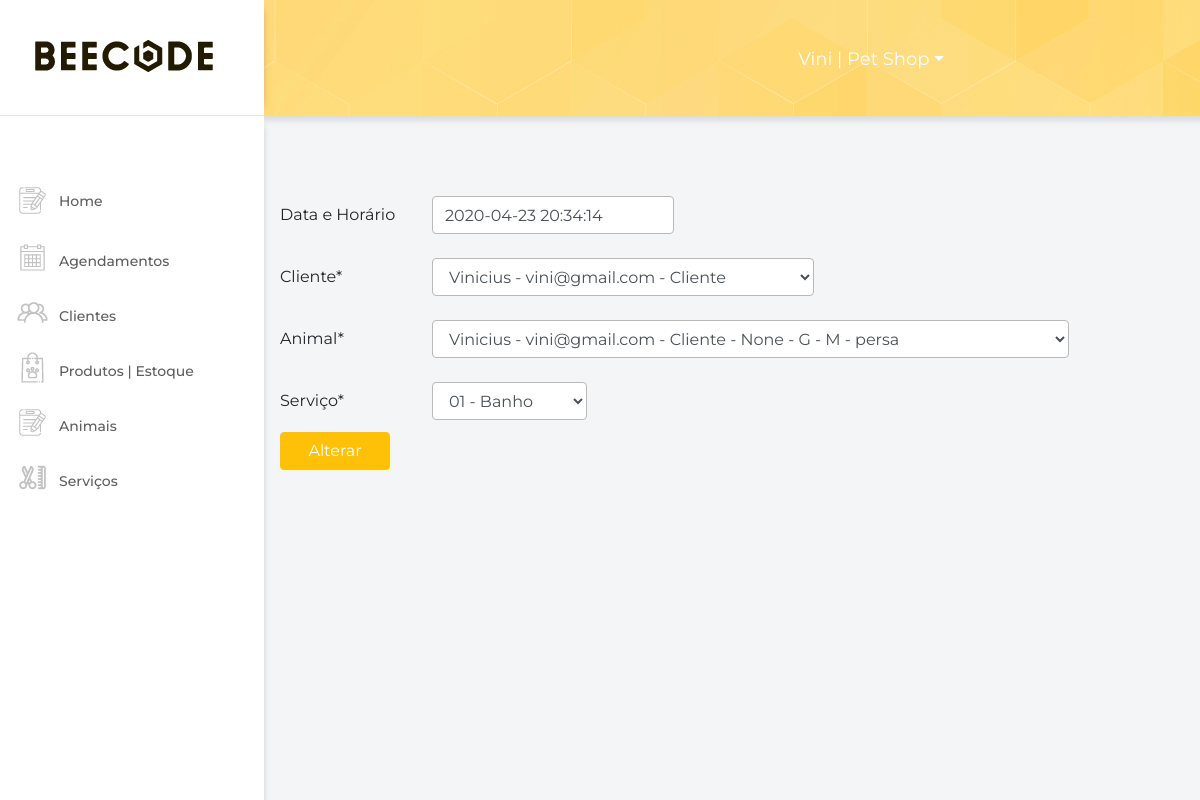
The page /alterar-agendamento/1/ (signed in) on the database its author committed.
### accounts/models.py (models this page shows)
class User(AbstractUser):
    SEXO_CHOICES = (
        ("F", "Feminino"),
        ("M", "Masculino"),
        ("N", "Nenhuma das opções"),
    )
    USER_TYPE = (
        ("C", "Cliente"),
        ("F", "Funcionário"),
    )
    phone = models.IntegerField("Telefone", default=0)
    birth_date = models.DateTimeField("Data de Nascimento", auto_now_add=False, blank=True, null=True, default=timezone.now)
    job_rule = models.CharField("Cargo", max_length=8, null=False, blank=True)
    sex = models.CharField("Sexo", max_length=1, choices=SEXO_CHOICES)
    user_type = models.CharField("Tipo de Usuário", max_length=1, choices=USER_TYPE, default="C")
    cpf = models.CharField("CPF", max_length=11, null=False, blank=False)
    zipcode = models.IntegerField('CEP', default=0, null=True, blank=True)
    street = models.CharField('Rua', max_length=100, null=True, blank=True)
    number = models.IntegerField('Número', default=0, null=True, blank=True)
    complement = models.CharField('Complemento', max_length=100, null=False, blank=True)
    district = models.CharField('Bairro', max_length=30, null=True, blank=True)
    city = models.CharField('Cidade', max_length=30, null=True, blank=True)
    state = models.CharField('Estado', max_length=2, null=True, blank=True)
    created_at = models.DateTimeField("Data de Criação", auto_now_add=True)
    updated_at = models.DateTimeField("Data de Alteração", auto_now=True)
    class Meta:
        verbose_name = "Usuário"
        verbose_name_plural = "Usuários"
    def __str__(self):
        return "{} - {} - {}".format(self.first_name, self.email, self.get_user_type_display())

### schedules/models.py (models this page shows)
class Schedule(models.Model):
    STATUS_CHOICES = (
        ("A", "Agendado"),
        ("T", "Atendido"),
        ("C", "Cancelado"),
    )
    schedule = models.DateTimeField(verbose_name="Data e Horário", auto_now_add=False, blank=True, null=True, default=timezone.now)
    user = models.ForeignKey(User, verbose_name="Cliente", on_delete=models.CASCADE)
    pet = models.ForeignKey(Pets, verbose_name="Animal", on_delete=models.CASCADE)
    service = models.ForeignKey(Service, verbose_name="Serviço", on_delete=models.CASCADE)
    status = models.CharField("Status", max_length=1, choices=STATUS_CHOICES, default="A")
    created_at = models.DateTimeField("Data de Criação", auto_now_add=True)
    updated_at = models.DateTimeField("Data de Alteração", auto_now=True)
    class Meta:
        verbose_name = "Agendamento"
        verbose_name_plural = "Agendamentos"

### pets/models.py (models this page shows)
class Pets(models.Model):
    PET_CHOICES = (
        ('Cachorro', 'Cachorro'),
        ('Gato', 'Gato'),
        ('Hamster', 'Hamster'),
        ('Pássaro', 'Pássaro'),
        ('Peixe', 'Peixe' )
    )
    CLASS_CHOICES = (
        ('P', 'Pequeno'),
        ('M', 'Médio'),
        ('G', 'Grande'),
    )
    user = models.ForeignKey(User, verbose_name="Usuario", on_delete=models.CASCADE)
    name_pet = models.CharField('Nome do Pet', max_length=56, null=True, blank=False)
    type_pet = models.CharField("Tipo de Pet", max_length=20, choices=PET_CHOICES)
    class_pet = models.CharField("Porte de Pet", max_length=1, choices=CLASS_CHOICES)
    breed = models.CharField('Raça', max_length=56, null=True, blank=False)
    class Meta:
        verbose_name = "Animal"
        verbose_name_plural = "Animais"
    def __str__(self):
        return "{} - {} - {} - {} - {}".format(self.user, self.name_pet, self.type_pet, self.class_pet, self.breed)

### schedules/views.py (the view)
# urls.py: path('alterar-agendamento/<int:pk>/', schedule_update, name="schedule_update"),
@login_required
@csrf_exempt
def schedule_update(request, pk):
    schedule = get_object_or_404(Schedule, pk=pk)
    form = ScheduleForm(request.POST or None, instance=schedule)
    if request.method == "POST":
        if form.is_valid():
            form.save()
            messages.success(request, "Sucesso!")
            return redirect(reverse('schedules:schedule_update', kwargs={ "pk": pk }))
    return render(request, "schedules/schedule_update.html", context={ "form": form, "schedule": schedule })

### schedules/forms.py
class ScheduleForm(forms.ModelForm):
    class Meta:
        model = Schedule
        fields = '__all__'
        exclude = [ 'status', ]
    def __init__(self,*args,**kwargs):
        super(ScheduleForm,self).__init__(*args,**kwargs)
        for field in self.fields:
            self.fields[field].widget.attrs={ 'class': 'form-control' }

### services/models.py (called while the page is built)
    def __str__(self):
        return "{} - {}".format(self.code, self.name)

### schedules/templates/schedules/schedule_update.html (shortened to what this page needs)
{% extends "base.html" %}
{% load crispy_forms_tags %}
{% load static %}
{% block content %}
<div class="home">
  <div class="cadastro">
    <div class="container">
      <form method="post" action="{% url 'schedules:schedule_update' schedule.pk %}">
        {{ form|crispy }}
        <button type="submit" class="btn btn-warning" style="color: #fff;">Alterar</button>
      </form>
    </div>
  </div>
</div>
{% endblock %}

### core/templates/navbar.html (shortened to what this page needs)
{% load sass_tags %} {% load static %} {% block navbar %}
<div class="nav">
  <div class="logo">
    <a class="navbar-brand" href="{% url 'index' %}">
      <img class="user" src="{% static 'img/logo.png' %}" />
    </a>
  </div>
  <div class="config">
    <ul class="nav nav-tabs">
      <li class="nav-item dropdown">
        {% if user.is_authenticated %}
        <a class="nav-link dropdown-toggle" data-toggle="dropdown" href="#" role="button" aria-haspopup="true"
          aria-expanded="false">{{ user.username }} | Pet Shop</a>
    {% endif %}
  </div>
</div>
<div class="nav-vertical">
  <ul class="nav flex-column">
    <li class="nav-item">
      <a class="nav-link homeNav" href="{% url 'index' %}">
        <img class="img-cadastro" src="{% static 'img/cadastro.png' %}" alt="home" />
        <span>Home</span>
      </a>
    </li>
    {% if user.is_authenticated %}
    <li class="nav-item">
      <a class="nav-link navAgendamento" href="{% url 'schedules:schedules' %}">
        <img class="img-cadastro" src="{% static 'img/agendamento.png' %}" alt="schedules" />
        Agendamentos
      </a>
    </li>
    <li class="nav-item">
      <a class="nav-link navClientes" href="{% url 'accounts:clients' %}">
        <img class="img-cadastro" src="{% static 'img/funcionarios.png' %}" alt="clients" />
        Clientes
      </a>
    </li>
    <li class="nav-item">
      <a class="nav-link navProdutos" href="{% url 'products:products' %}">
        <img class="img-cadastro" src="{% static 'img/estoque.png' %}" alt="products" />
        Produtos | Estoque
      </a>
    </li>
    <li class="nav-item">
      <a class="nav-link navAnimais" href="{% url 'pets:pets' %}">
        <img class="img-cadastro" src="{% static 'img/cadastro.png' %}" alt="pets" />
        Animais
      </a>
    </li>
    <li class="nav-item">
      <a class="nav-link navServicos" href="{% url 'services:services' %}">
        <img class="img-cadastro" src="{% static 'img/servicos.png' %}" alt="services" />
        Serviços
      </a>
    </li>
     {% endif %}
  </ul>
</div>
{% endblock %}

### core/static/css/main.css (style rules this page uses)
*:not(.fa) { font-family: "Montserrat", sans-serif !important; }
body { background-color: #f3f5f7; overflow-x: hidden; }
.container { width: 100%; max-width: 1024px; margin: 0 auto; }
.home { position: relative; width: 100%; margin: 0 0 0 auto; max-width: calc(100% - 265px); }
.cadastro { padding-top: 68px; }
.nav { -webkit-box-align: center; -ms-flex-align: center; align-items: center; background: url("../img/bg-login.jpg"); position: relative; -webkit-box-shadow: 10px 10px 5px -5px rgba(0, 0, 0, 0.1); box-shadow: 10px 10px 5px -5px rgba(0, 0, 0, 0.1); padding-left: 0 !important; }
.nav .logo { background-color: #fff; padding: 35px; -webkit-box-shadow: 8px 0px 8px -10px rgba(0, 0, 0, 0.25); box-shadow: 8px 0px 8px -10px rgba(0, 0, 0, 0.25); border-bottom: 1px solid #e6e6e6; }
.nav .config { position: absolute; right: 240px; }
.nav .nav-tabs { border: none; background: transparent; -webkit-box-shadow: none; box-shadow: none; }
.nav .nav-tabs .nav-link { border: none; font-size: 18px; font-family: "Montserrat", sans-serif; font-weight: 400; color: #fff; }
.nav-item span { margin: 10px 0px !important; position: absolute; }
.nav-vertical { position: fixed; height: 100vh; background: #fff; width: 264px; -webkit-box-shadow: 8px 0px 8px -10px rgba(0, 0, 0, 0.25); box-shadow: 8px 0px 8px -10px rgba(0, 0, 0, 0.25); }
.nav-vertical .nav { -webkit-box-align: baseline; -ms-flex-align: baseline; align-items: baseline; background: #fff; -webkit-box-shadow: none; box-shadow: none; margin-top: 60px; padding-left: 20px; }
.nav-vertical .nav-item { width: 100%; }
.nav-vertical .nav-item .nav-link { font-size: 14px; font-family: "Montserrat", sans-serif; font-weight: 500; color: #5f5d5e; }
.nav-link:not(.homeNav) { align-items: center !important; display: flex !important; flex-direction: row !important; flex-wrap: wrap !important; }
.nav-vertical .nav-item .nav-link .img-cadastro { padding-right: 10px; padding-bottom: 6px; }
.btn-warning { width: 110px; color: #fff !important; }
input, select { background: transparent; border: 1px solid #b9b9b9 !important; padding: 6px; color: #525252; margin: 12px !important; }
.control-group { align-items: center; display: flex; flex-direction: row; flex-wrap: wrap; }
label { width: 140px; }
.cadastro { max-height: 80vh; overflow-y: auto; }
.img-cadastro { filter: grayscale(1); }

### rows shown on the page
User: username "Vini"
Schedule: schedule "2020-04-23 20:34:14", pet "Vinicius - vini@gmail.com - Cliente - None - G - M - persa", service "01 - Banho"
Pets: user "Vinicius - vini@gmail.com - Cliente"
